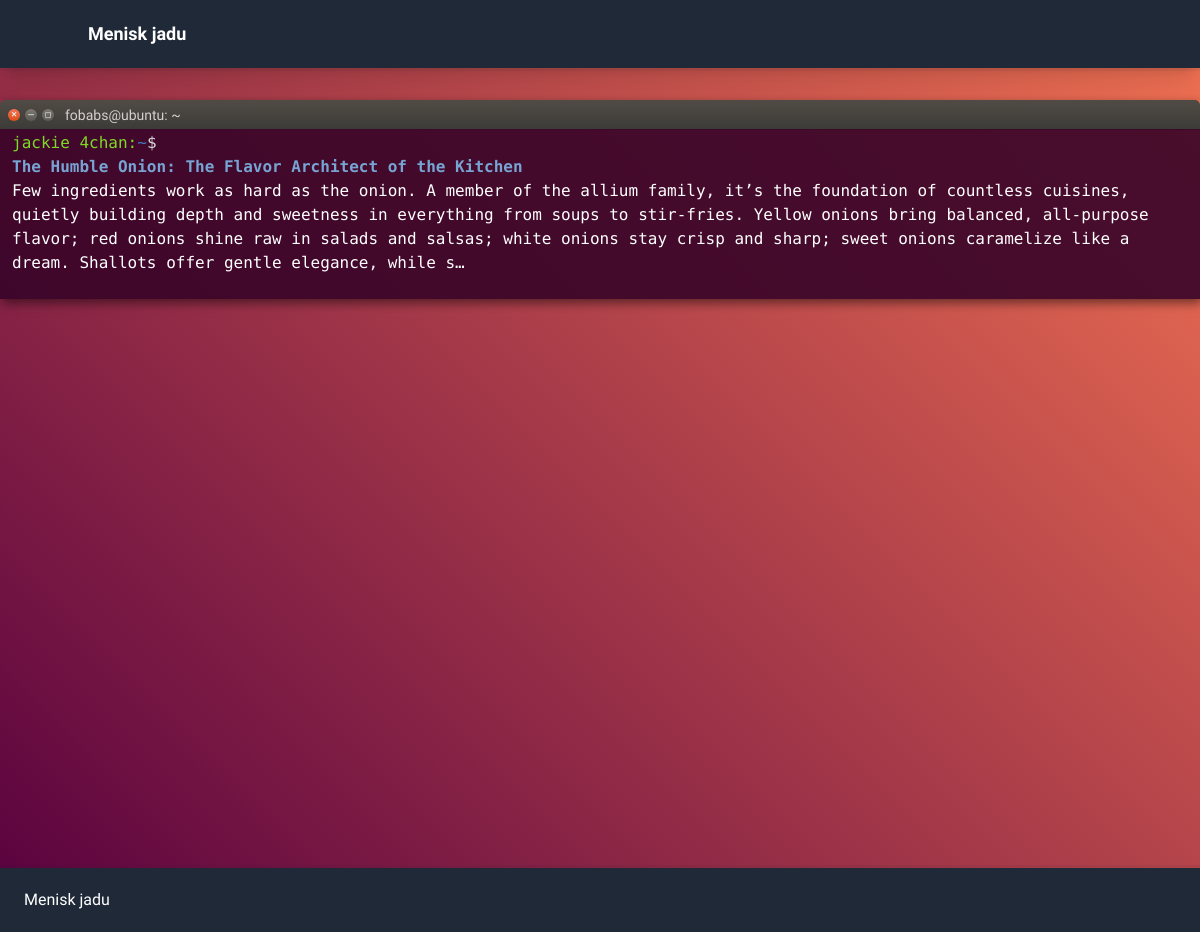
/, run on an earlier commit of the app's database.
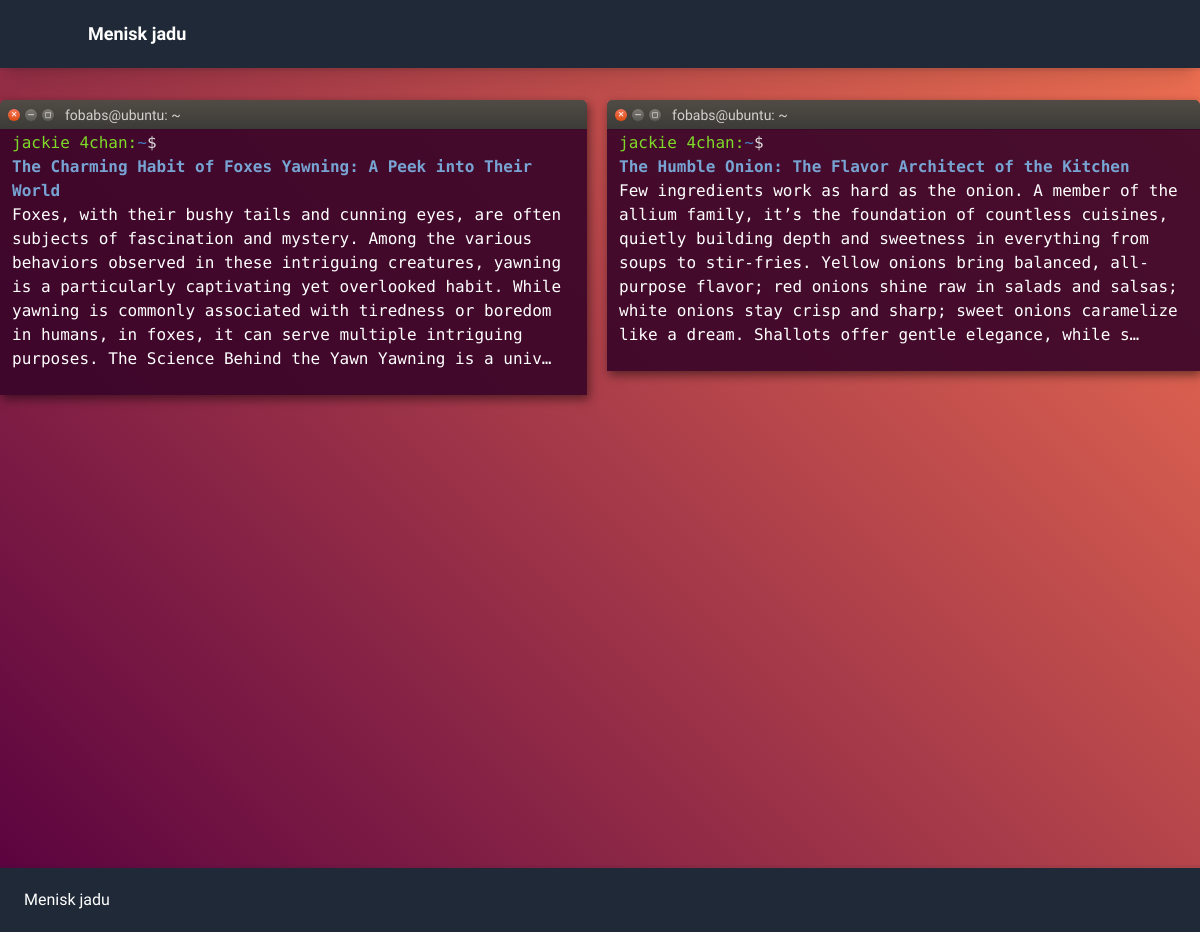
And on a later commit of the database.
### blog/models.py (models this page shows, shortened)
class Post(models.Model):
    title = models.CharField(max_length=250)
    content = models.TextField(validators=[MinLengthValidator(10)])
    slug = models.SlugField(max_length=250, unique=True, null=False, db_index=True)
    updated_on = models.DateTimeField(auto_now=True)
    created_on = models.DateTimeField(auto_now_add=True)
    main_image = models.ImageField(upload_to="posts/", null=True)
    def get_authors_names(self):
        author_string = ""
        authors = self.authors.all()
        authors_count = authors.count()
        for index, author in enumerate(authors):
            author_string += f"{author.get_full_name()}"
            if index < authors_count - 1:
                author_string += ", "
        return author_string

class Author(models.Model):
    first_name = models.CharField(max_length=100)
    last_name = models.CharField(max_length=100)
    email = models.EmailField()
    posts = models.ManyToManyField("Post", related_name="authors")
    def get_full_name(self):
        return f"{self.first_name} {self.last_name}"

### blog/views.py (the view)
# urls.py: path('', views.PostHome.as_view(), name="post-home"),
class PostHome(ListView):
    template_name = "blog/blog_home.html"
    model = Post
    context_object_name = "posts"
    ordering = ["-created_on"]
    def get_queryset(self):
        queryset = super().get_queryset()
        data = queryset[:3]
        return data

### blog/templates/blog/blog_home.html (shortened to what this page needs)
{% extends "base.html" %}
{% load static %}
{% block css_files %}
    <link rel="stylesheet" href="{% static "output.css" %}">
    <link rel="stylesheet" href="{% static "terminal.css" %}">
{% endblock %}
{% block content %}
{% include "includes/header.html" %}
<main class="min-h-screen pt-8">
<div class="max-w-full flex gap-5">
    {% for post in posts %}
    <a class="block" href="{% url 'post-details' post.slug %}">
      <div class="terminal">
        <section class="terminal__bar">
          <div class="bar__buttons">
            <button class="bar__button bar__button--exit">&#10005;</button>
            <button class="bar__button">&#9472;</button>
            <button class="bar__button">&#9723;</button>
          </div>
          <p class="bar__user">fobabs@ubuntu: ~</p>
        </section>
        <section class="terminal__body">
          <div class="terminal__prompt">
            <span class="terminal__prompt--user">{{ post.get_authors_names }}:</span>
            <span class="terminal__prompt--location">~</span>
            <span class="terminal__prompt--bling">$</span>
            <span class="terminal__prompt--cursor"></span>
          </div>
            <h2 class="folder-link" href="{% url 'post-details' post.slug %}">{{ post.title }}</h2>
            <p>{{ post.content|truncatechars:400 }}</p>
        </section>
      </div>
    </a>
    {% endfor %}
</div>
</main>
{% include "includes/footer.html" %}
{% endblock %}

### templates/base.html (shortened to what this page needs)
<!DOCTYPE html>
<html lang="en">
  <head>
    {% block css_files %}{% endblock %}
  </head>
  <body class="bg-gray-900 rounded-lg text-white">
    {% block content %}{% endblock %}
  </body>
</html>

### blog/templates/includes/header.html
<header class="py-5 px-6 bg-gray-800 ring shadow-xl ring-gray-900/5">
    <nav class="container m-auto">
        <a class="text-lg font-bold" href="{% url 'post-listing' %}">Menisk jadu</a>
    </nav>
</header>

### blog/templates/includes/footer.html
<footer class="py-5 px-6 bg-gray-800 ring shadow-xl ring-gray-900/5">
    Menisk jadu
</footer>

### static/terminal.css (style rules this page uses)
body { background: linear-gradient(45deg, #57003f 0%,#f57453 100%); font-family: Ubuntu; }
.terminal { box-shadow: 2px 4px 10px rgba(0,0,0,0.5); }
.terminal__bar { display: flex; width: 100%; height: 30px; align-items: center; padding: 0 8px; box-sizing: border-box; border-top-left-radius: 5px; border-top-right-radius: 5px; background: linear-gradient(#504b45 0%,#3c3b37 100%); }
.bar__buttons { display: flex; align-items: center; }
.bar__button { display: flex; justify-content: center; align-items: center; padding: 0; margin-right: 5px; font-size: 8px; height: 12px; width: 12px; box-sizing: border-box; border: none; border-radius: 100%; background: linear-gradient(#7d7871 0%, #595953 100%); text-shadow: 0px 1px 0px rgba(255,255,255,0.2); box-shadow: 0px 0px 1px 0px #41403A, 0px 1px 1px 0px #474642; }
.bar__button--exit { background: linear-gradient(#f37458 0%, #de4c12 100%); background-clip: padding-box; }
.bar__user { color: #d5d0ce; margin-left: 6px; font-size: 14px; line-height: 15px; }
.terminal__body { background: rgba(56, 4, 40, 0.9); font-family: 'Ubuntu Mono'; padding-top: 2px; margin-top: -1px; padding-left: 12px; padding-right: 12px; padding-bottom: 24px; }
.terminal__prompt { display: flex; }
.terminal__prompt--user { color: #7eda28; }
.terminal__prompt--location { color: #4878c0; }
.terminal__prompt--bling { color: #dddddd; }
.terminal__prompt--cursor { display: block; height: 17px; width: 8px; margin-left: 9px; animation: blink 1200ms linear infinite; }
.folder-link { color: #77A4D3; font-weight: bold; }

What changed in the data, as far as the page shows it:
added Post: get_authors_names "jackie 4chan", title "The Charming Habit of Foxes Yawning: A Peek into Their World", content "Foxes, with their bushy tails and cunning eyes, are often subjects of fascination and mystery. Among the various behaviors observed in these intriguing creatures, yawning is a particularly captivating yet overlooked habit. While yawning is commonly associated with tiredness or boredom in humans, in foxes, it can serve multiple intriguing purposes. The Science Behind the Yawn Yawning is a univ…"
